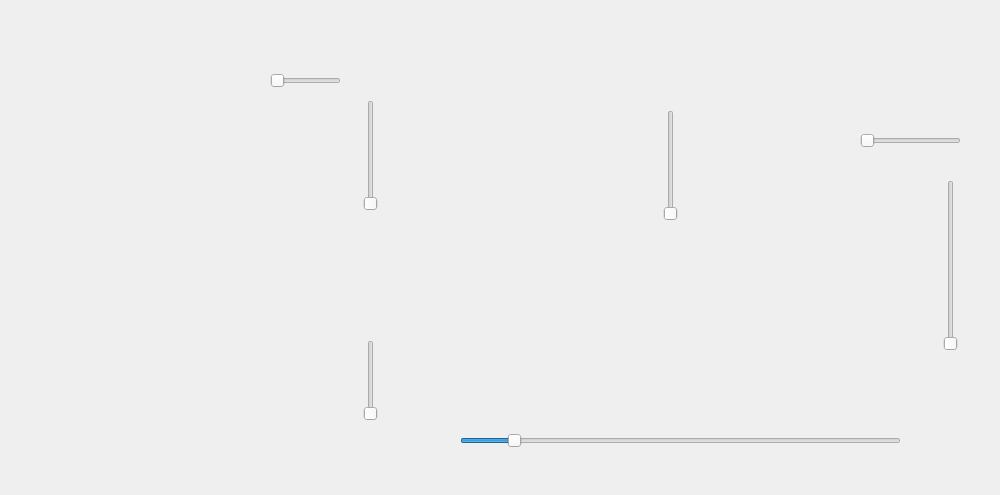
<?xml version="1.0" encoding="UTF-8"?>
<ui version="4.0">
 <class>Form</class>
 <widget class="QWidget" name="Form">
  <property name="geometry">
   <rect>
    <x>0</x>
    <y>0</y>
    <width>1000</width>
    <height>495</height>
   </rect>
  </property>
  <property name="windowTitle">
   <string>Form</string>
  </property>
  <widget class="QLabel" name="image">
   <property name="geometry">
    <rect>
     <x>-10</x>
     <y>-220</y>
     <width>1011</width>
     <height>931</height>
    </rect>
   </property>
   <property name="text">
    <string/>
   </property>
   <property name="pixmap">
    <pixmap>couch2.jpg</pixmap>
   </property>
  </widget>
  <widget class="QSlider" name="width_slider">
   <property name="geometry">
    <rect>
     <x>460</x>
     <y>430</y>
     <width>441</width>
     <height>21</height>
    </rect>
   </property>
   <property name="minimum">
    <number>1</number>
   </property>
   <property name="maximum">
    <number>10</number>
   </property>
   <property name="singleStep">
    <number>1</number>
   </property>
   <property name="sliderPosition">
    <number>2</number>
   </property>
   <property name="orientation">
    <enum>Qt::Horizontal</enum>
   </property>
  </widget>
  <widget class="QSlider" name="side_hight_slider">
   <property name="geometry">
    <rect>
     <x>940</x>
     <y>180</y>
     <width>21</width>
     <height>171</height>
    </rect>
   </property>
   <property name="orientation">
    <enum>Qt::Vertical</enum>
   </property>
  </widget>
  <widget class="QSlider" name="feet_height_slider">
   <property name="geometry">
    <rect>
     <x>360</x>
     <y>340</y>
     <width>21</width>
     <height>81</height>
    </rect>
   </property>
   <property name="maximum">
    <number>99</number>
   </property>
   <property name="orientation">
    <enum>Qt::Vertical</enum>
   </property>
  </widget>
  <widget class="QSlider" name="back_depth">
   <property name="geometry">
    <rect>
     <x>270</x>
     <y>70</y>
     <width>71</width>
     <height>21</height>
    </rect>
   </property>
   <property name="orientation">
    <enum>Qt::Horizontal</enum>
   </property>
  </widget>
  <widget class="QSlider" name="back_height">
   <property name="geometry">
    <rect>
     <x>360</x>
     <y>100</y>
     <width>21</width>
     <height>111</height>
    </rect>
   </property>
   <property name="orientation">
    <enum>Qt::Vertical</enum>
   </property>
  </widget>
  <widget class="QSlider" name="side_width">
   <property name="geometry">
    <rect>
     <x>860</x>
     <y>130</y>
     <width>101</width>
     <height>21</height>
    </rect>
   </property>
   <property name="orientation">
    <enum>Qt::Horizontal</enum>
   </property>
  </widget>
  <widget class="QSlider" name="back_cusion_height">
   <property name="geometry">
    <rect>
     <x>660</x>
     <y>110</y>
     <width>21</width>
     <height>111</height>
    </rect>
   </property>
   <property name="orientation">
    <enum>Qt::Vertical</enum>
   </property>
  </widget>
 </widget>
 <resources/>
 <connections/>
</ui>
